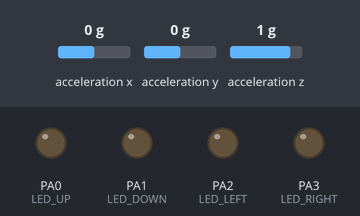
A sketch run on a simulated STM32 Blue Pill. Shown: output pins drawn as LEDs (lit = HIGH). Wiring (from diagram.json): MPU-6050 motion sensor at I2C address 0x68. The inputs (shaded band) are chosen by the test bench; at power-on: acceleration x 0 g, acceleration y 0 g, acceleration z 1 g.

Above: at 1.3 s.
1.4 s: acceleration x set to -1.4 g
At 1.55 s:
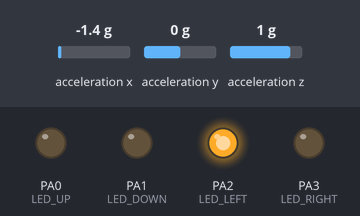
3.1 s: acceleration y set to -1.4 g
At 3.22 s:
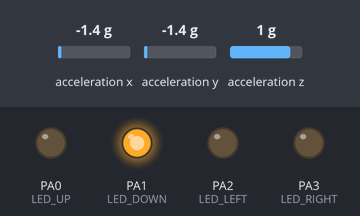
4.8 s: acceleration x set to -0.8 g
At 4.95 s:
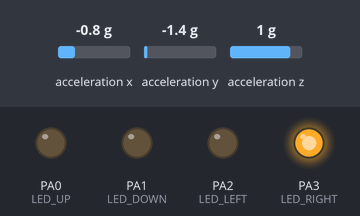
6.5 s: acceleration y set to -0.8 g
At 6.63 s:
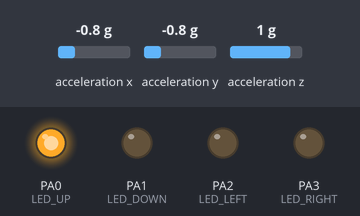
Timing chart, 0 to 9.2 s (numbered marks = the images above; inputs shaded):
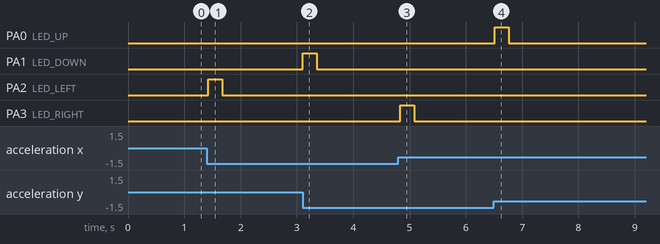

The sketch:

sketch.ino
```cpp
#include <Wire.h>

#define MPU_ADDR 0x68

#define LED_UP     PA0
#define LED_DOWN   PA1
#define LED_LEFT   PA2
#define LED_RIGHT  PA3

float lastX = 0;
float lastY = 0;

bool firstReading = true;
bool gestureLocked = false;

const float CHANGE_THRESHOLD = 0.3;
const float RESET_THRESHOLD = 0.15;

// --------------------------------
// SEND COMMAND
// --------------------------------

void sendCommand(const char* command) {
  Serial1.println(command);
}

// --------------------------------
// SETUP
// --------------------------------

void setup() {

  pinMode(LED_UP, OUTPUT);
  pinMode(LED_DOWN, OUTPUT);
  pinMode(LED_LEFT, OUTPUT);
  pinMode(LED_RIGHT, OUTPUT);

  allOff();

  // USART1
  // PA9  = TX
  // PA10 = RX
  Serial1.begin(115200);

  Wire.begin();
  Wire.setClock(100000);

  // Wake up MPU6050
  Wire.beginTransmission(MPU_ADDR);
  Wire.write(0x6B);
  Wire.write(0x00);
  Wire.endTransmission();

  delay(100);

  Serial1.println("Gesture Remote Ready");
}

// --------------------------------
// TURN ALL LEDs OFF
// --------------------------------

void allOff() {

  digitalWrite(LED_UP, LOW);
  digitalWrite(LED_DOWN, LOW);
  digitalWrite(LED_LEFT, LOW);
  digitalWrite(LED_RIGHT, LOW);
}

// --------------------------------
// FLASH LED
// --------------------------------

void flashLED(int pin) {

  digitalWrite(pin, HIGH);
  delay(250);
  digitalWrite(pin, LOW);
}

// --------------------------------
// READ MPU6050
// --------------------------------

bool readMPU(float &x, float &y, float &z) {

  Wire.beginTransmission(MPU_ADDR);
  Wire.write(0x3B);

  if (Wire.endTransmission() != 0) {
    return false;
  }

  delay(2);

  if (Wire.requestFrom(MPU_ADDR, 6) != 6) {
    return false;
  }

  int16_t ax = (Wire.read() << 8) | Wire.read();
  int16_t ay = (Wire.read() << 8) | Wire.read();
  int16_t az = (Wire.read() << 8) | Wire.read();

  // ±2g sensitivity
  x = ax / 16384.0;
  y = ay / 16384.0;
  z = az / 16384.0;

  return true;
}

// --------------------------------
// MAIN LOOP
// --------------------------------

void loop() {

  float x, y, z;

  if (!readMPU(x, y, z)) {
    return;
  }

  // First reading establishes reference
  if (firstReading) {

    lastX = x;
    lastY = y;

    firstReading = false;

    return;
  }

  float deltaX = x - lastX;
  float deltaY = y - lastY;

  // --------------------------------
  // DETECT ONE GESTURE
  // --------------------------------

  if (!gestureLocked) {

    // RIGHT
    if (deltaX > CHANGE_THRESHOLD) {

      flashLED(LED_RIGHT);
      sendCommand("RIGHT");

      gestureLocked = true;
    }

    // LEFT
    else if (deltaX < -CHANGE_THRESHOLD) {

      flashLED(LED_LEFT);
      sendCommand("LEFT");

      gestureLocked = true;
    }

    // UP
    else if (deltaY > CHANGE_THRESHOLD) {

      flashLED(LED_UP);
      sendCommand("UP");

      gestureLocked = true;
    }

    // DOWN
    else if (deltaY < -CHANGE_THRESHOLD) {

      flashLED(LED_DOWN);
      sendCommand("DOWN");

      gestureLocked = true;
    }
  }

  // --------------------------------
  // RE-ARM AFTER MOVEMENT SETTLES
  // --------------------------------

  if (gestureLocked &&
      abs(deltaX) < RESET_THRESHOLD &&
      abs(deltaY) < RESET_THRESHOLD) {

    gestureLocked = false;
  }

  lastX = x;
  lastY = y;

  delay(50);
}
```

Measured:
- after the input at 1.4 s, PA2 (LED_LEFT): LOW → HIGH at once, → LOW 0.25 s later
- after the input at 3.1 s, PA1 (LED_DOWN): LOW → HIGH at once, → LOW 0.25 s later
- after the input at 4.8 s, PA3 (LED_RIGHT): LOW → HIGH at once, → LOW 0.25 s later
- after the input at 6.5 s, PA0 (LED_UP): LOW → HIGH at once, → LOW 0.25 s later
